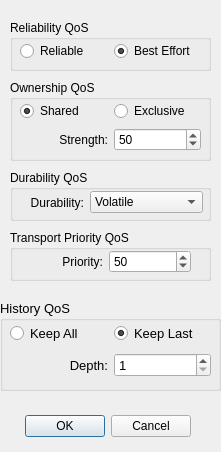
<?xml version="1.0" encoding="UTF-8"?>
<ui version="4.0">
 <class>WriterQoS</class>
 <widget class="QDialog" name="WriterQoS">
  <property name="windowModality">
   <enum>Qt::ApplicationModal</enum>
  </property>
  <property name="geometry">
   <rect>
    <x>0</x>
    <y>0</y>
    <width>221</width>
    <height>452</height>
   </rect>
  </property>
  <property name="windowTitle">
   <string>Writer QoS</string>
  </property>
  <widget class="QDialogButtonBox" name="buttonBox">
   <property name="geometry">
    <rect>
     <x>20</x>
     <y>410</y>
     <width>171</width>
     <height>32</height>
    </rect>
   </property>
   <property name="orientation">
    <enum>Qt::Horizontal</enum>
   </property>
   <property name="standardButtons">
    <set>QDialogButtonBox::Cancel|QDialogButtonBox::Ok</set>
   </property>
  </widget>
  <widget class="QGroupBox" name="groupBox">
   <property name="geometry">
    <rect>
     <x>10</x>
     <y>20</y>
     <width>201</width>
     <height>51</height>
    </rect>
   </property>
   <property name="title">
    <string>Reliability QoS</string>
   </property>
   <widget class="QWidget" name="horizontalLayoutWidget">
    <property name="geometry">
     <rect>
      <x>10</x>
      <y>20</y>
      <width>181</width>
      <height>23</height>
     </rect>
    </property>
    <layout class="QHBoxLayout" name="horizontalLayout">
     <item>
      <widget class="QRadioButton" name="reliableRButt">
       <property name="text">
        <string>Reliable</string>
       </property>
       <attribute name="buttonGroup">
        <string notr="true">reliabilityButtonGroup</string>
       </attribute>
      </widget>
     </item>
     <item>
      <widget class="QRadioButton" name="bestEffortRButt">
       <property name="text">
        <string>Best Effort</string>
       </property>
       <property name="checked">
        <bool>true</bool>
       </property>
       <attribute name="buttonGroup">
        <string notr="true">reliabilityButtonGroup</string>
       </attribute>
      </widget>
     </item>
    </layout>
   </widget>
  </widget>
  <widget class="QGroupBox" name="groupBox_2">
   <property name="geometry">
    <rect>
     <x>10</x>
     <y>80</y>
     <width>201</width>
     <height>81</height>
    </rect>
   </property>
   <property name="title">
    <string>Ownership QoS</string>
   </property>
   <widget class="QWidget" name="verticalLayoutWidget">
    <property name="geometry">
     <rect>
      <x>10</x>
      <y>20</y>
      <width>181</width>
      <height>53</height>
     </rect>
    </property>
    <layout class="QVBoxLayout" name="verticalLayout">
     <item>
      <layout class="QHBoxLayout" name="horizontalLayout_3">
       <item>
        <widget class="QRadioButton" name="ownershipSharedRButt">
         <property name="text">
          <string>Shared</string>
         </property>
         <property name="checked">
          <bool>true</bool>
         </property>
         <attribute name="buttonGroup">
          <string notr="true">ownershipButtonGroup</string>
         </attribute>
        </widget>
       </item>
       <item>
        <widget class="QRadioButton" name="ownershipExclusiveRButt">
         <property name="text">
          <string>Exclusive</string>
         </property>
         <attribute name="buttonGroup">
          <string notr="true">ownershipButtonGroup</string>
         </attribute>
        </widget>
       </item>
      </layout>
     </item>
     <item>
      <layout class="QHBoxLayout" name="horizontalLayout_2">
       <item>
        <widget class="QLabel" name="label">
         <property name="text">
          <string>Strength:</string>
         </property>
         <property name="alignment">
          <set>Qt::AlignRight|Qt::AlignTrailing|Qt::AlignVCenter</set>
         </property>
        </widget>
       </item>
       <item>
        <widget class="QSpinBox" name="strengthSpinBox">
         <property name="sizePolicy">
          <sizepolicy hsizetype="Preferred" vsizetype="Fixed">
           <horstretch>0</horstretch>
           <verstretch>0</verstretch>
          </sizepolicy>
         </property>
         <property name="alignment">
          <set>Qt::AlignLeading|Qt::AlignLeft|Qt::AlignVCenter</set>
         </property>
         <property name="value">
          <number>50</number>
         </property>
        </widget>
       </item>
      </layout>
     </item>
    </layout>
   </widget>
  </widget>
  <widget class="QGroupBox" name="groupBox_3">
   <property name="geometry">
    <rect>
     <x>10</x>
     <y>230</y>
     <width>201</width>
     <height>51</height>
    </rect>
   </property>
   <property name="title">
    <string>Transport Priority QoS</string>
   </property>
   <widget class="QWidget" name="horizontalLayoutWidget_4">
    <property name="geometry">
     <rect>
      <x>10</x>
      <y>20</y>
      <width>171</width>
      <height>24</height>
     </rect>
    </property>
    <layout class="QHBoxLayout" name="horizontalLayout_5">
     <item>
      <widget class="QLabel" name="label_2">
       <property name="text">
        <string>Priority:</string>
       </property>
       <property name="alignment">
        <set>Qt::AlignRight|Qt::AlignTrailing|Qt::AlignVCenter</set>
       </property>
      </widget>
     </item>
     <item>
      <widget class="QSpinBox" name="prioritySpinBox">
       <property name="value">
        <number>50</number>
       </property>
      </widget>
     </item>
    </layout>
   </widget>
  </widget>
  <widget class="QGroupBox" name="groupBox_4">
   <property name="geometry">
    <rect>
     <x>10</x>
     <y>170</y>
     <width>201</width>
     <height>51</height>
    </rect>
   </property>
   <property name="title">
    <string>Durability QoS</string>
   </property>
   <widget class="QWidget" name="horizontalLayoutWidget_5">
    <property name="geometry">
     <rect>
      <x>10</x>
      <y>20</y>
      <width>183</width>
      <height>25</height>
     </rect>
    </property>
    <layout class="QHBoxLayout" name="horizontalLayout_6">
     <item>
      <widget class="QLabel" name="label_3">
       <property name="text">
        <string>Durability:</string>
       </property>
       <property name="alignment">
        <set>Qt::AlignRight|Qt::AlignTrailing|Qt::AlignVCenter</set>
       </property>
      </widget>
     </item>
     <item>
      <widget class="QComboBox" name="durabilityComboBox">
       <item>
        <property name="text">
         <string>Volatile</string>
        </property>
       </item>
       <item>
        <property name="text">
         <string>Transient Local</string>
        </property>
       </item>
        <item>
        <property name="text">
         <string>Transient</string>
        </property>
       </item>
       <item>
        <property name="text">
         <string>Persistent</string>
        </property>
       </item>
      </widget>
     </item>
    </layout>
   </widget>
  </widget>
  <widget class="QGroupBox" name="groupBox_6">
   <property name="geometry">
    <rect>
     <x>0</x>
     <y>300</y>
     <width>221</width>
     <height>91</height>
    </rect>
   </property>
   <property name="font">
    <font>
     <family>Lucida Grande</family>
     <pointsize>10</pointsize>
    </font>
   </property>
   <property name="title">
    <string>History QoS</string>
   </property>
   <widget class="QWidget" name="verticalLayoutWidget_3">
    <property name="geometry">
     <rect>
      <x>10</x>
      <y>20</y>
      <width>201</width>
      <height>61</height>
     </rect>
    </property>
    <property name="font">
     <font>
      <family>Lucida Grande</family>
      <pointsize>10</pointsize>
     </font>
    </property>
    <layout class="QVBoxLayout" name="verticalLayout_3">
     <item>
      <layout class="QHBoxLayout" name="horizontalLayout_9">
       <item>
        <widget class="QRadioButton" name="keepAllWButton">
         <property name="font">
          <font>
           <family>Lucida Grande</family>
           <pointsize>10</pointsize>
          </font>
         </property>
         <property name="text">
          <string>Keep All</string>
         </property>
        </widget>
       </item>
       <item>
        <widget class="QRadioButton" name="keepLastWButton">
         <property name="font">
          <font>
           <family>Lucida Grande</family>
           <pointsize>10</pointsize>
          </font>
         </property>
         <property name="text">
          <string>Keep Last</string>
         </property>
         <property name="checked">
          <bool>true</bool>
         </property>
        </widget>
       </item>
      </layout>
     </item>
     <item>
      <layout class="QHBoxLayout" name="horizontalLayout_10">
       <item>
        <widget class="QLabel" name="label_5">
         <property name="font">
          <font>
           <family>Lucida Grande</family>
           <pointsize>10</pointsize>
          </font>
         </property>
         <property name="text">
          <string>Depth:</string>
         </property>
         <property name="alignment">
          <set>Qt::AlignRight|Qt::AlignTrailing|Qt::AlignVCenter</set>
         </property>
        </widget>
       </item>
       <item>
        <widget class="QSpinBox" name="depthSpinBoxW">
         <property name="font">
          <font>
           <family>Lucida Grande</family>
           <pointsize>10</pointsize>
          </font>
         </property>
         <property name="minimum">
          <number>1</number>
         </property>
         <property name="maximum">
          <number>100</number>
         </property>
        </widget>
       </item>
      </layout>
     </item>
    </layout>
   </widget>
  </widget>
 </widget>
 <resources/>
 <connections>
  <connection>
   <sender>buttonBox</sender>
   <signal>accepted()</signal>
   <receiver>WriterQoS</receiver>
   <slot>accept()</slot>
   <hints>
    <hint type="sourcelabel">
     <x>300</x>
     <y>194</y>
    </hint>
    <hint type="destinationlabel">
     <x>157</x>
     <y>218</y>
    </hint>
   </hints>
  </connection>
  <connection>
   <sender>buttonBox</sender>
   <signal>rejected()</signal>
   <receiver>WriterQoS</receiver>
   <slot>reject()</slot>
   <hints>
    <hint type="sourcelabel">
     <x>300</x>
     <y>200</y>
    </hint>
    <hint type="destinationlabel">
     <x>286</x>
     <y>218</y>
    </hint>
   </hints>
  </connection>
 </connections>
 <buttongroups>
  <buttongroup name="reliabilityButtonGroup"/>
  <buttongroup name="ownershipButtonGroup"/>
 </buttongroups>
</ui>
